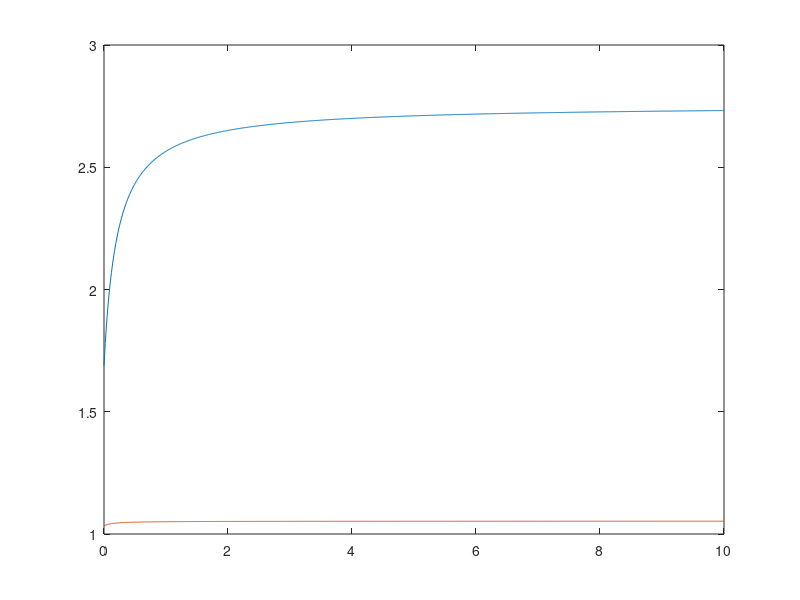

Reproduce this figure in MATLAB.
alpha = 0.72;
phi = alpha;
delta = 0.034;
y_z = 2.5;
job_f = 0.45;
rho = (0.878)^(1/3);
gamma1 = 20;
gamma2 = 1.57;
beta = (0.953)^(1/12);

x=linspace(0,10,1000);
y= 1./(1-(((rho./alpha).*(1-beta.*(1-delta-x.*job_f))./(1-beta.*rho.*(1-delta-x.*job_f./alpha)))./gamma2));
z= 1./(1-(((rho./alpha).*(1-beta.*(1-delta-x.*job_f))./(1-beta.*rho.*(1-delta-x.*job_f./alpha)))./gamma1));
plot(x,y);

hold on;

plot(x,z);
hold off;